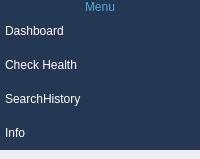
     <widget class="QCustomSlideMenu" name="slide_menu" native="true">
      <property name="sizePolicy">
       <sizepolicy hsizetype="Preferred" vsizetype="Preferred">
        <horstretch>0</horstretch>
        <verstretch>0</verstretch>
       </sizepolicy>
      </property>
      <property name="minimumSize">
       <size>
        <width>200</width>
        <height>0</height>
       </size>
      </property>
      <property name="maximumSize">
       <size>
        <width>0</width>
        <height>16777215</height>
       </size>
      </property>
      <layout class="QVBoxLayout" name="verticalLayout_2">
       <property name="spacing">
        <number>0</number>
       </property>
       <property name="leftMargin">
        <number>0</number>
       </property>
       <property name="topMargin">
        <number>0</number>
       </property>
       <property name="rightMargin">
        <number>0</number>
       </property>
       <property name="bottomMargin">
        <number>0</number>
       </property>
       <item>
        <widget class="QFrame" name="slide">
         <property name="minimumSize">
          <size>
           <width>196</width>
           <height>0</height>
          </size>
         </property>
         <property name="styleSheet">
          <string notr="true"/>
         </property>
         <property name="frameShape">
          <enum>QFrame::NoFrame</enum>
         </property>
         <property name="frameShadow">
          <enum>QFrame::Sunken</enum>
         </property>
         <layout class="QVBoxLayout" name="verticalLayout_5">
          <property name="spacing">
           <number>0</number>
          </property>
          <property name="leftMargin">
           <number>0</number>
          </property>
          <property name="topMargin">
           <number>0</number>
          </property>
          <property name="rightMargin">
           <number>0</number>
          </property>
          <item alignment="Qt::AlignTop">
           <widget class="QFrame" name="frame_3">
            <property name="styleSheet">
             <string notr="true">color: rgb(80, 168, 212);

background-color: rgb(36, 56, 84);</string>
            </property>
            <property name="frameShape">
             <enum>QFrame::NoFrame</enum>
            </property>
            <property name="frameShadow">
             <enum>QFrame::Plain</enum>
            </property>
            <layout class="QVBoxLayout" name="verticalLayout_8">
             <property name="spacing">
              <number>0</number>
             </property>
             <property name="leftMargin">
              <number>0</number>
             </property>
             <property name="topMargin">
              <number>0</number>
             </property>
             <property name="rightMargin">
              <number>0</number>
             </property>
             <property name="bottomMargin">
              <number>0</number>
             </property>
             <item>
              <widget class="QLabel" name="label_4">
               <property name="styleSheet">
                <string notr="true">
font: 75 22pt &quot;Century Gothic&quot;;
</string>
               </property>
               <property name="frameShape">
                <enum>QFrame::NoFrame</enum>
               </property>
               <property name="frameShadow">
                <enum>QFrame::Sunken</enum>
               </property>
               <property name="text">
                <string>Menu</string>
               </property>
               <property name="alignment">
                <set>Qt::AlignCenter</set>
               </property>
              </widget>
             </item>
            </layout>
           </widget>
          </item>
          <item>
           <widget class="QFrame" name="frame_7">
            <property name="sizePolicy">
             <sizepolicy hsizetype="Preferred" vsizetype="Expanding">
              <horstretch>0</horstretch>
              <verstretch>0</verstretch>
             </sizepolicy>
            </property>
            <property name="styleSheet">
             <string notr="true">

background-color: rgb(36, 56, 84);</string>
            </property>
            <property name="frameShape">
             <enum>QFrame::NoFrame</enum>
            </property>
            <property name="frameShadow">
             <enum>QFrame::Sunken</enum>
            </property>
            <layout class="QVBoxLayout" name="verticalLayout_9">
             <property name="spacing">
              <number>0</number>
             </property>
             <property name="leftMargin">
              <number>0</number>
             </property>
             <property name="topMargin">
              <number>0</number>
             </property>
             <property name="rightMargin">
              <number>0</number>
             </property>
             <property name="bottomMargin">
              <number>0</number>
             </property>
             <item>
              <widget class="QPushButton" name="dashboard_btn">
               <property name="cursor">
                <cursorShape>PointingHandCursor</cursorShape>
               </property>
               <property name="styleSheet">
                <string notr="true">color: rgb(255, 255, 255);
padding: 10px 5px;
text-align: left;
font: 75 16pt &quot;Century Gothic&quot;;
border-top-left-radius: 20px ;
border-bottom-left-radius: 20px ;
border-top-right-radius: 20px ;
border-bottom-right-radius: 20px ;</string>
               </property>
               <property name="text">
                <string>Dashboard</string>
               </property>
               <property name="icon">
                <iconset resource="blue_icons.qrc">
                 <normaloff>:/icons_blue/icons/home.svg</normaloff>:/icons_blue/icons/home.svg</iconset>
               </property>
               <property name="iconSize">
                <size>
                 <width>25</width>
                 <height>25</height>
                </size>
               </property>
               <property name="autoDefault">
                <bool>false</bool>
               </property>
               <property name="default">
                <bool>false</bool>
               </property>
               <property name="flat">
                <bool>false</bool>
               </property>
              </widget>
             </item>
             <item>
              <widget class="QPushButton" name="inventory_btn">
               <property name="cursor">
                <cursorShape>PointingHandCursor</cursorShape>
               </property>
               <property name="styleSheet">
                <string notr="true">
padding: 10px 5px;
text-align: left;
font: 75 16pt &quot;Century Gothic&quot;;
border-top-left-radius: 20px ;
border-bottom-left-radius: 20px ;
border-top-right-radius: 20px ;
border-bottom-right-radius: 20px ;color: rgb(255, 255, 255);</string>
               </property>
               <property name="text">
                <string>Check Health</string>
               </property>
               <property name="icon">
                <iconset resource="blue_icons.qrc">
                 <normaloff>:/icons_blue/icons/slack.svg</normaloff>:/icons_blue/icons/slack.svg</iconset>
               </property>
               <property name="iconSize">
                <size>
                 <width>25</width>
                 <height>25</height>
                </size>
               </property>
               <property name="flat">
                <bool>false</bool>
               </property>
              </widget>
             </item>
             <item>
              <widget class="QPushButton" name="sale_history_btn">
               <property name="cursor">
                <cursorShape>PointingHandCursor</cursorShape>
               </property>
               <property name="styleSheet">
                <string notr="true">color: rgb(255, 255, 255);
padding: 10px 5px;
text-align: left;
font: 75 16pt &quot;Century Gothic&quot;;
border-top-left-radius: 20px ;
border-bottom-left-radius: 20px ;
border-top-right-radius: 20px ;
border-bottom-right-radius: 20px ;</string>
               </property>
               <property name="text">
                <string>SearchHistory</string>
               </property>
               <property name="icon">
                <iconset resource="blue_icons.qrc">
                 <normaloff>:/icons_blue/icons/search.svg</normaloff>:/icons_blue/icons/search.svg</iconset>
               </property>
               <property name="iconSize">
                <size>
                 <width>25</width>
                 <height>25</height>
                </size>
               </property>
               <property name="flat">
                <bool>false</bool>
               </property>
              </widget>
             </item>
             <item>
              <widget class="QPushButton" name="developer_info">
               <property name="cursor">
                <cursorShape>PointingHandCursor</cursorShape>
               </property>
               <property name="styleSheet">
                <string notr="true">color: rgb(255, 255, 255);
padding: 10px 5px;
text-align: left;
font: 75 16pt &quot;Century Gothic&quot;;
border-top-left-radius: 20px ;
border-bottom-left-radius: 20px ;
border-top-right-radius: 20px ;
border-bottom-right-radius: 20px ;</string>
               </property>
               <property name="text">
                <string>Info</string>
               </property>
               <property name="icon">
                <iconset resource="blue_icons.qrc">
                 <normaloff>:/icons_blue/icons/info.svg</normaloff>:/icons_blue/icons/info.svg</iconset>
               </property>
               <property name="iconSize">
                <size>
                 <width>25</width>
                 <height>25</height>
                </size>
               </property>
               <property name="flat">
                <bool>false</bool>
               </property>
              </widget>
             </item>
            </layout>
           </widget>
          </item>
         </layout>
        </widget>
       </item>
      </layout>
     </widget>
